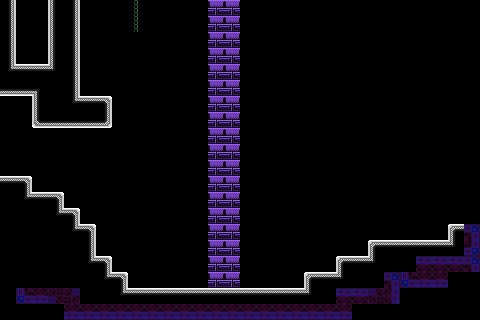

This game map was drawn from its Tiled (.tmx) file and the tilesets committed beside it. A one-line description and the full map source follow:
An orthogonal 30x20 tile map with 16x16 px tiles, 5 tile layers (bkg_far, bkg_close, ground, onoff2-defaulton, ...), 4 tilesets.

<map version="1.10" tiledversion="1.11.0" orientation="orthogonal" renderorder="right-down" width="30" height="20" tilewidth="16" tileheight="16" infinite="0" nextlayerid="6" nextobjectid="1">
 <tileset firstgid="1" source="../../memory_block.tsx" />
 <tileset firstgid="16" source="../../PlaceholderSprites.tsx" />
 <tileset firstgid="121" source="../../memory_bg.tsx" />
 <tileset firstgid="136" source="../../corrupted_wall.tsx" />
 <layer id="4" name="bkg_far" width="30" height="20">
  <properties>
   <property name="unity:sortinglayer" value="Bkg_far" />
  </properties>
  <data encoding="csv">
0,0,0,0,0,0,0,0,0,0,0,0,0,0,0,0,0,0,0,0,0,0,0,0,0,0,0,0,0,0,
0,0,0,0,0,0,0,0,0,0,0,0,0,0,0,0,0,0,0,0,0,0,0,0,0,0,0,0,0,0,
0,0,0,0,0,0,0,0,0,0,0,0,0,0,0,0,0,0,0,0,0,0,0,0,0,0,0,0,0,0,
0,0,0,0,0,0,0,0,0,0,0,0,0,0,0,0,0,0,0,0,0,0,0,0,0,0,0,0,0,0,
0,0,0,0,0,0,0,0,0,0,0,0,0,0,0,0,0,0,0,0,0,0,0,0,0,0,0,0,0,0,
0,0,0,0,0,0,0,0,0,0,0,0,0,0,0,0,0,0,0,0,0,0,0,0,0,0,0,0,0,0,
0,0,0,0,0,0,0,0,0,0,0,0,0,0,0,0,0,0,0,0,0,0,0,0,0,0,0,0,0,0,
0,0,0,0,0,0,0,0,0,0,0,0,0,0,0,0,0,0,0,0,0,0,0,0,0,0,0,0,0,0,
0,0,0,0,0,0,0,0,0,0,0,0,0,0,0,0,0,0,0,0,0,0,0,0,0,0,0,0,0,0,
0,0,0,0,0,0,0,0,0,0,0,0,0,0,0,0,0,0,0,0,0,0,0,0,0,0,0,0,0,0,
0,0,0,0,0,0,0,0,0,0,0,0,0,0,0,0,0,0,0,0,0,0,0,0,0,0,0,0,0,0,
0,0,0,0,0,0,0,0,0,0,0,0,0,0,0,0,0,0,0,0,0,0,0,0,0,0,0,0,0,0,
0,0,0,0,0,0,0,0,0,0,0,0,0,0,0,0,0,0,0,0,0,0,0,0,0,0,0,0,0,0,
0,0,0,0,0,0,0,0,0,0,0,0,0,0,0,0,0,0,0,0,0,0,0,0,0,0,0,0,0,0,
0,0,0,0,0,0,0,0,0,0,0,0,0,0,0,0,0,0,0,0,0,0,0,0,0,0,0,0,136,138,
0,0,0,0,0,0,0,0,0,0,0,0,0,0,0,0,0,0,0,0,0,0,0,0,0,0,0,0,146,148,
0,0,0,0,0,0,0,0,0,0,0,0,0,0,0,0,0,0,0,0,0,0,0,121,122,136,137,137,137,138,
0,136,137,137,138,0,0,0,0,0,0,0,0,0,0,0,0,0,0,0,0,121,122,136,138,146,147,147,147,148,
0,146,147,144,140,137,137,137,137,137,137,137,137,137,137,137,137,137,137,137,137,137,137,139,143,132,133,0,0,0,
0,131,132,146,147,147,147,147,147,147,147,147,147,147,147,147,147,147,147,147,147,147,147,147,148,0,0,0,0,0
</data>
 </layer>
 <layer id="1" name="bkg_close" width="30" height="20">
  <properties>
   <property name="unity:sortinglayer" value="Bkg" />
  </properties>
  <data encoding="csv">
0,0,0,0,0,0,0,0,0,0,0,0,0,0,0,0,0,0,0,0,0,0,0,0,0,0,0,0,0,0,
0,0,0,0,0,0,0,0,0,0,0,0,0,0,0,0,0,0,0,0,0,0,0,0,0,0,0,0,0,0,
0,0,0,0,0,0,0,0,0,0,0,0,0,0,0,0,0,0,0,0,0,0,0,0,0,0,0,0,0,0,
0,0,0,0,0,0,0,0,0,0,0,0,0,0,0,0,0,0,0,0,0,0,0,0,0,0,0,0,0,0,
0,0,0,0,0,0,0,0,0,0,0,0,0,0,0,0,0,0,0,0,0,0,0,0,0,0,0,0,0,0,
0,0,0,0,0,0,0,0,0,0,0,0,0,0,0,0,0,0,0,0,0,0,0,0,0,0,0,0,0,0,
0,0,0,0,0,0,0,0,0,0,0,0,0,0,0,0,0,0,0,0,0,0,0,0,0,0,0,0,0,0,
0,0,0,0,0,0,0,0,0,0,0,0,0,0,0,0,0,0,0,0,0,0,0,0,0,0,0,0,0,0,
0,0,0,0,0,0,0,0,0,0,0,0,0,0,0,0,0,0,0,0,0,0,0,0,0,0,0,0,0,0,
0,0,0,0,0,0,0,0,0,0,0,0,0,0,0,0,0,0,0,0,0,0,0,0,0,0,0,0,0,0,
0,0,0,0,0,0,0,0,0,0,0,0,0,0,0,0,0,0,0,0,0,0,0,0,0,0,0,0,0,0,
0,0,0,0,0,0,0,0,0,0,0,0,0,0,0,0,0,0,0,0,0,0,0,0,0,0,0,0,0,0,
0,0,0,0,0,0,0,0,0,0,0,0,0,0,0,0,0,0,0,0,0,0,0,0,0,0,0,0,0,0,
0,0,0,0,0,0,0,0,0,0,0,0,0,0,0,0,0,0,0,0,0,0,0,0,0,0,0,0,0,0,
0,0,0,0,0,0,0,0,0,0,0,0,0,0,0,0,0,0,0,0,0,0,0,0,0,0,0,0,0,0,
0,0,0,0,0,0,0,0,0,0,0,0,0,0,0,0,0,0,0,0,0,0,0,0,0,0,0,0,0,0,
0,0,0,0,0,0,0,0,0,0,0,0,0,0,0,0,0,0,0,0,0,0,0,0,0,0,0,0,0,0,
0,0,0,0,0,0,0,0,0,0,0,0,0,0,0,0,0,0,0,0,0,0,0,0,0,0,0,0,0,0,
0,0,0,0,0,0,0,0,0,0,0,0,0,0,0,0,0,0,0,0,0,0,0,0,0,0,0,0,0,0,
0,0,0,0,0,0,0,0,0,0,0,0,0,0,0,0,0,0,0,0,0,0,0,0,0,0,0,0,0,0
</data>
 </layer>
 <layer id="2" name="ground" width="30" height="20">
  <properties>
   <property name="unity:layer" value="Ground" />
   <property name="unity:sortinglayer" value="Ground" />
  </properties>
  <data encoding="csv">
8,0,0,6,8,0,0,0,106,0,0,0,0,0,0,0,0,0,0,0,0,0,0,0,0,0,0,0,0,0,
8,0,0,6,8,0,0,0,106,0,0,0,0,0,0,0,0,0,0,0,0,0,0,0,0,0,0,0,0,0,
8,0,0,6,8,0,0,0,0,0,0,0,0,0,0,0,0,0,0,0,0,0,0,0,0,0,0,0,0,0,
8,0,0,6,8,0,0,0,0,0,0,0,0,0,0,0,0,0,0,0,0,0,0,0,0,0,0,0,0,0,
5,2,2,4,8,0,0,0,0,0,0,0,0,0,0,0,0,0,0,0,0,0,0,0,0,0,0,0,0,0,
12,12,9,7,8,0,0,0,0,0,0,0,0,28,2147483675,0,0,0,0,0,0,0,0,0,0,0,0,0,0,0,
0,0,6,7,5,2,3,0,0,0,0,0,0,0,0,0,0,0,0,0,0,0,0,0,0,0,0,0,0,0,
0,0,11,12,12,12,13,0,0,0,0,0,0,0,0,0,0,0,0,0,0,0,0,0,0,0,0,0,0,0,
0,0,0,0,0,0,0,0,0,0,0,0,0,0,0,0,0,0,0,0,0,0,0,0,0,0,0,0,0,0,
0,0,0,0,0,0,0,0,0,0,0,0,0,27,28,0,0,0,0,0,0,0,0,0,0,0,0,0,0,0,
0,0,0,0,0,0,0,0,0,0,0,0,0,0,0,0,0,0,0,0,0,0,0,0,0,0,0,0,0,0,
2,3,0,0,0,0,0,0,0,0,0,0,0,0,0,0,0,0,0,0,0,0,0,0,0,0,0,0,0,0,
7,5,2,3,0,0,0,0,0,0,0,0,0,0,0,0,0,0,0,0,0,0,0,0,0,0,0,0,0,0,
7,7,7,5,3,0,0,0,0,0,0,0,0,0,27,0,0,0,0,0,0,0,0,0,0,0,0,0,0,0,
7,7,7,7,5,3,0,0,0,0,0,0,0,0,0,0,0,0,0,0,0,0,0,0,0,0,0,0,1,0,
7,7,7,7,7,8,0,0,0,0,0,0,0,0,0,0,0,0,0,0,0,0,0,1,2,2,2,2,4,0,
7,7,7,7,7,5,3,0,0,0,0,0,0,0,0,0,0,0,0,0,0,1,2,4,7,7,0,0,0,0,
7,7,7,7,7,7,5,3,0,0,0,0,0,0,0,0,0,0,0,1,2,4,7,7,0,0,0,0,7,7,
7,0,0,0,0,7,7,5,2,2,2,2,2,2,2,2,2,2,2,4,7,0,0,0,0,7,7,7,7,7,
7,7,7,7,0,0,0,0,0,0,0,0,0,0,0,0,0,0,0,0,0,0,7,7,7,7,7,7,7,7
</data>
 </layer>
 <layer id="5" name="onoff2-defaulton" width="30" height="20">
  <properties>
   <property name="unity:layer" value="Ground" />
   <property name="unity:tag" value="onoff2-defaulton" />
  </properties>
  <data encoding="csv">
0,0,0,0,0,0,0,0,0,0,0,0,0,44,44,0,0,0,0,0,0,0,0,0,0,0,0,0,0,0,
0,0,0,0,0,0,0,0,0,0,0,0,0,44,44,0,0,0,0,0,0,0,0,0,0,0,0,0,0,0,
0,0,0,0,0,0,0,0,0,0,0,0,0,44,44,0,0,0,0,0,0,0,0,0,0,0,0,0,0,0,
0,0,0,0,0,0,0,0,0,0,0,0,0,44,44,0,0,0,0,0,0,0,0,0,0,0,0,0,0,0,
0,0,0,0,0,0,0,0,0,0,0,0,0,44,44,0,0,0,0,0,0,0,0,0,0,0,0,0,0,0,
0,0,0,0,0,0,0,0,0,0,0,0,0,44,44,0,0,0,0,0,0,0,0,0,0,0,0,0,0,0,
0,0,0,0,0,0,0,0,0,0,0,0,0,44,44,0,0,0,0,0,0,0,0,0,0,0,0,0,0,0,
0,0,0,0,0,0,0,0,0,0,0,0,0,44,44,0,0,0,0,0,0,0,0,0,0,0,0,0,0,0,
0,0,0,0,0,0,0,0,0,0,0,0,0,44,44,0,0,0,0,0,0,0,0,0,0,0,0,0,0,0,
0,0,0,0,0,0,0,0,0,0,0,0,0,44,44,0,0,0,0,0,0,0,0,0,0,0,0,0,0,0,
0,0,0,0,0,0,0,0,0,0,0,0,0,44,44,0,0,0,0,0,0,0,0,0,0,0,0,0,0,0,
0,0,0,0,0,0,0,0,0,0,0,0,0,44,44,0,0,0,0,0,0,0,0,0,0,0,0,0,0,0,
0,0,0,0,0,0,0,0,0,0,0,0,0,44,44,0,0,0,0,0,0,0,0,0,0,0,0,0,0,0,
0,0,0,0,0,0,0,0,0,0,0,0,0,44,44,0,0,0,0,0,0,0,0,0,0,0,0,0,0,0,
0,0,0,0,0,0,0,0,0,0,0,0,0,44,44,0,0,0,0,0,0,0,0,0,0,0,0,0,0,0,
0,0,0,0,0,0,0,0,0,0,0,0,0,44,44,0,0,0,0,0,0,0,0,0,0,0,0,0,0,0,
0,0,0,0,0,0,0,0,0,0,0,0,0,44,44,0,0,0,0,0,0,0,0,0,0,0,0,0,0,0,
0,0,0,0,0,0,0,0,0,0,0,0,0,44,44,0,0,0,0,0,0,0,0,0,0,0,0,0,0,0,
0,0,0,0,0,0,0,0,0,0,0,0,0,0,0,0,0,0,0,0,0,0,0,0,0,0,0,0,0,0,
0,0,0,0,0,0,0,0,0,0,0,0,0,0,0,0,0,0,0,0,0,0,0,0,0,0,0,0,0,0
</data>
 </layer>
 <layer id="3" name="foreground" width="30" height="20">
  <properties>
   <property name="unity:sortinglayer" value="Foreground" />
  </properties>
  <data encoding="csv">
0,0,0,0,0,0,0,0,0,0,0,0,0,0,0,0,0,0,0,0,0,0,0,0,0,0,0,0,0,0,
0,0,0,0,0,0,0,0,0,0,0,0,0,0,0,0,0,0,0,0,0,0,0,0,0,0,0,0,0,0,
0,0,0,0,0,0,0,0,0,0,0,0,0,0,0,0,0,0,0,0,0,0,0,0,0,0,0,0,0,0,
0,0,0,0,0,0,0,0,0,0,0,0,0,0,0,0,0,0,0,0,0,0,0,0,0,0,0,0,0,0,
0,0,0,0,0,0,0,0,0,0,0,0,0,0,0,0,0,0,0,0,0,0,0,0,0,0,0,0,0,0,
0,0,0,0,0,0,0,0,0,0,0,0,0,0,0,0,0,0,0,0,0,0,0,0,0,0,0,0,0,0,
0,0,0,0,0,0,0,0,0,0,0,0,0,0,0,0,0,0,0,0,0,0,0,0,0,0,0,0,0,0,
0,0,0,0,0,0,0,0,0,0,0,0,0,0,0,0,0,0,0,0,0,0,0,0,0,0,0,0,0,0,
0,0,0,0,0,0,0,0,0,0,0,0,0,0,0,0,0,0,0,0,0,0,0,0,0,0,0,0,0,0,
0,0,0,0,0,0,0,0,0,0,0,0,0,0,0,0,0,0,0,0,0,0,0,0,0,0,0,0,0,0,
0,0,0,0,0,0,0,0,0,0,0,0,0,0,0,0,0,0,0,0,0,0,0,0,0,0,0,0,0,0,
0,0,0,0,0,0,0,0,0,0,0,0,0,0,0,0,0,0,0,0,0,0,0,0,0,0,0,0,0,0,
0,0,0,0,0,0,0,0,0,0,0,0,0,0,0,0,0,0,0,0,0,0,0,0,0,0,0,0,0,0,
0,0,0,0,0,0,0,0,0,0,0,0,0,0,0,0,0,0,0,0,0,0,0,0,0,0,0,0,0,0,
0,0,0,0,0,0,0,0,0,0,0,0,0,0,0,0,0,0,0,0,0,0,0,0,0,0,0,0,0,0,
0,0,0,0,0,0,0,0,0,0,0,0,0,0,0,0,0,0,0,0,0,0,0,0,0,0,0,0,0,0,
0,0,0,0,0,0,0,0,0,0,0,0,0,0,0,0,0,0,0,0,0,0,0,0,0,0,0,0,0,0,
0,0,0,0,0,0,0,0,0,0,0,0,0,0,0,0,0,0,0,0,0,0,0,0,0,0,0,0,0,0,
0,0,0,0,0,0,0,0,0,0,0,0,0,0,0,0,0,0,0,0,0,0,0,0,0,0,0,0,0,0,
0,0,0,0,0,0,0,0,0,0,0,0,0,0,0,0,0,0,0,0,0,0,0,0,0,0,0,0,0,0
</data>
 </layer>
</map>
